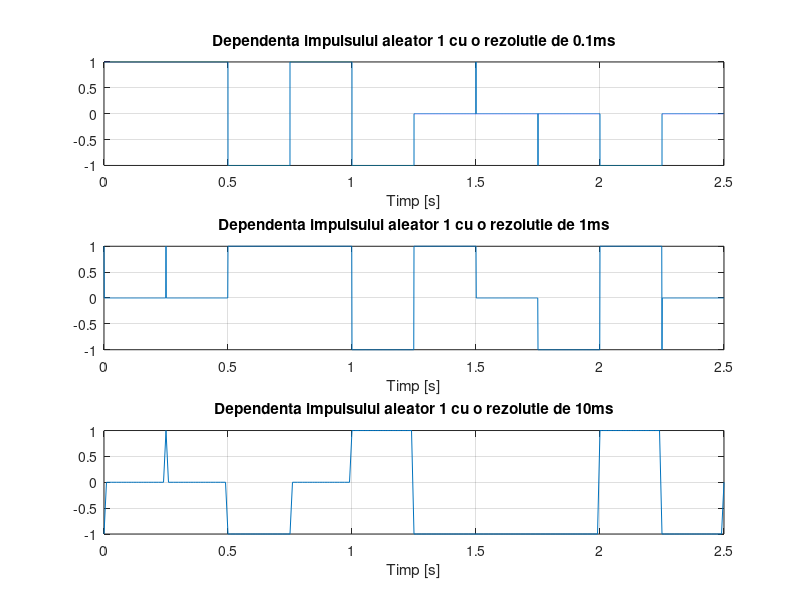
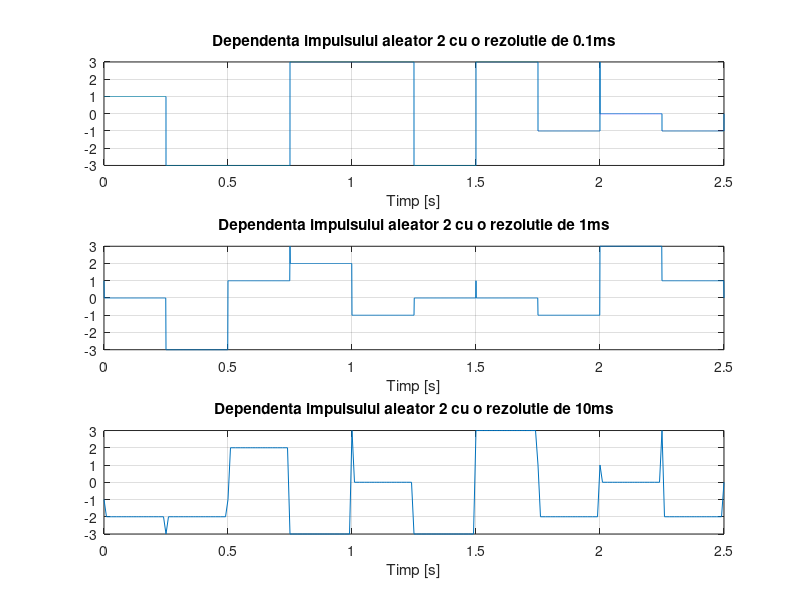
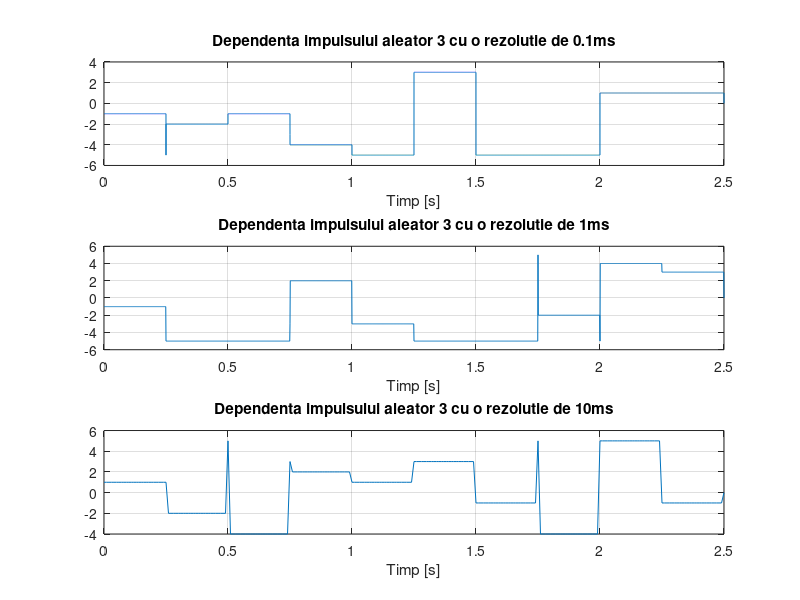
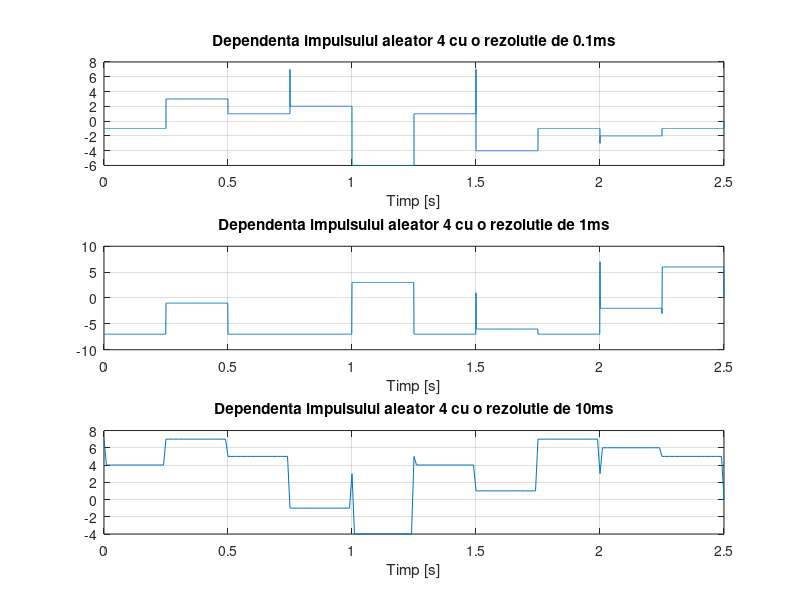

Reproduce these figures in MATLAB, in order.
T=0.25;
%Schimbam paul deoarece nu se va suprapune peste punctele necesare
t1=0:0.0001:2.5;
t2=0:0.001:2.5;
t3=0:0.01:2.5;

n1=length(t1);
n2=length(t2);
n3=length(t3);

s11=zeros(1,n1);
s12=zeros(1,n2);
s13=zeros(1,n3);


s21=zeros(1,n1);
s22=zeros(1,n2);
s23=zeros(1,n3);


s31=zeros(1,n1);
s32=zeros(1,n2);
s33=zeros(1,n3);


s41=zeros(1,n1);
s42=zeros(1,n2);
s43=zeros(1,n3);


for i=1:2500:n1
    
    if(i<n1)
    s11(i:i+2499)=randi([-1,1],1);
    while(s11(1,i)==0)
        s11(1,i)=randi([-1,1],1);
    end
    end
end

for i=1:250:n2
    if(i<n2)
    s12(i:i+249)=randi([-1,1],1);
    while(s12(1,i)==0)
        s12(1,i)=randi([-1,1],1);
    end
    end
end

for i=1:25:n3
    if(i<n3)
    s13(i:i+24)=randi([-1,1],1);
    while(s13(1,i)==0)
        s13(1,i)=randi([-1,1],1);
    end
    end
end




for i=1:2500:n1
    if(i<n1)
    s21(i:i+2499)=randi([-3,3],1);
    while(s21(1,i)==0 || s21(1,i)==-2 || s21(1,i)==2)
        s21(1,i)=randi([-3,3],1);
    end
    end
end

for i=1:250:n2
    if(i<n2)
    s22(i:i+249)=randi([-3,3],1);
    while(s22(1,i)==0 || s22(1,i)==-2 || s22(1,i)==2)
        s22(1,i)=randi([-3,3],1);
    end
    end
end

for i=1:25:n3
    if(i<n3)
    s23(i:i+24)=randi([-3,3],1);
    while(s23(1,i)==0 || s23(1,i)==-2 || s23(1,i)==2)
        s23(1,i)=randi([-3,3],1);
    end
    end
end




for i=1:2500:n1
    if(i<n1)
    s31(i:i+2499)=randi([-5,5],1);
    while(s31(1,i)==0 || s31(1,i)==-2 || s31(1,i)==2 || s31(1,i)==4|| s31(1,i)==-4)
        s31(1,i)=randi([-5,5],1);
    end
    end
end

for i=1:250:n2
    if(i<n2)
    s32(i:i+249)=randi([-5,5],1);
    while(s32(1,i)==0 || s32(1,i)==-2 || s32(1,i)==2 || s32(1,i)==4 || s32(1,i)==-4)
        s32(1,i)=randi([-5,5],1);
    end
    end
end


for i=1:25:n3
    if(i<n3)
    s33(i:i+24)=randi([-5,5],1);
    while(s33(1,i)==0 || s33(1,i)==-2 || s33(1,i)==2 || s33(1,i)==4 || s33(1,i)==-4)
        s33(1,i)=randi([-5,5],1);
    end
    end
end

for i=1:2500:n1
    if(i<n1)
    s41(i:i+2499)=randi([-7,7],1);
    while(s41(1,i)==0 || s41(1,i)==-2 || s41(1,i)==2 || s41(1,i)==4|| s41(1,i)==-4 || s41(1,i)==6 || s41(1,i)==-6)
        s41(1,i)=randi([-7,7],1);
    end
    end
end

for i=1:250:n2
    if(i<n2)
    s42(i:i+249)=randi([-7,7],1);
    while(s42(1,i)==0 || s42(1,i)==-2 || s42(1,i)==2 || s42(1,i)==4 || s42(1,i)==-4 || s42(1,i)==6 || s42(1,i)==-6)
        s42(1,i)=randi([-7,7],1);
    end
    end
end

for i=1:25:n3
    if(i<n3)
    s43(i:i+24)=randi([-7,7],1);
    while(s43(1,i)==0 || s43(1,i)==-2 || s43(1,i)==2 || s43(1,i)==4 || s43(1,i)==-4 || s43(1,i)==6 || s43(1,i)==-6)
        s43(1,i)=randi([-7,7],1);
    end
    end
end

figure (1)
subplot(3,1,1),plot(t1,s11),xlabel('Timp [s]'),grid,title('Dependenta impulsului aleator 1 cu o rezolutie de 0.1ms')
subplot(3,1,2),plot(t2,s12),xlabel('Timp [s]'),grid,title('Dependenta impulsului aleator 1 cu o rezolutie de 1ms')
subplot(3,1,3),plot(t3,s13),xlabel('Timp [s]'),grid,title('Dependenta impulsului aleator 1 cu o rezolutie de 10ms')
figure(2)
subplot(3,1,1),plot(t1,s21),xlabel('Timp [s]'),grid,title('Dependenta impulsului aleator 2 cu o rezolutie de 0.1ms')
subplot(3,1,2),plot(t2,s22),xlabel('Timp [s]'),grid,title('Dependenta impulsului aleator 2 cu o rezolutie de 1ms')
subplot(3,1,3),plot(t3,s23),xlabel('Timp [s]'),grid,title('Dependenta impulsului aleator 2 cu o rezolutie de 10ms')
figure(3)
subplot(3,1,1),plot(t1,s31),xlabel('Timp [s]'),grid,title('Dependenta impulsului aleator 3 cu o rezolutie de 0.1ms')
subplot(3,1,2),plot(t2,s32),xlabel('Timp [s]'),grid,title('Dependenta impulsului aleator 3 cu o rezolutie de 1ms')
subplot(3,1,3),plot(t3,s33),xlabel('Timp [s]'),grid,title('Dependenta impulsului aleator 3 cu o rezolutie de 10ms')
figure(4)
subplot(3,1,1),plot(t1,s41),xlabel('Timp [s]'),grid,title('Dependenta impulsului aleator 4 cu o rezolutie de 0.1ms')
subplot(3,1,2),plot(t2,s42),xlabel('Timp [s]'),grid,title('Dependenta impulsului aleator 4 cu o rezolutie de 1ms')
subplot(3,1,3),plot(t3,s43),xlabel('Timp [s]'),grid,title('Dependenta impulsului aleator 4 cu o rezolutie de 10ms')